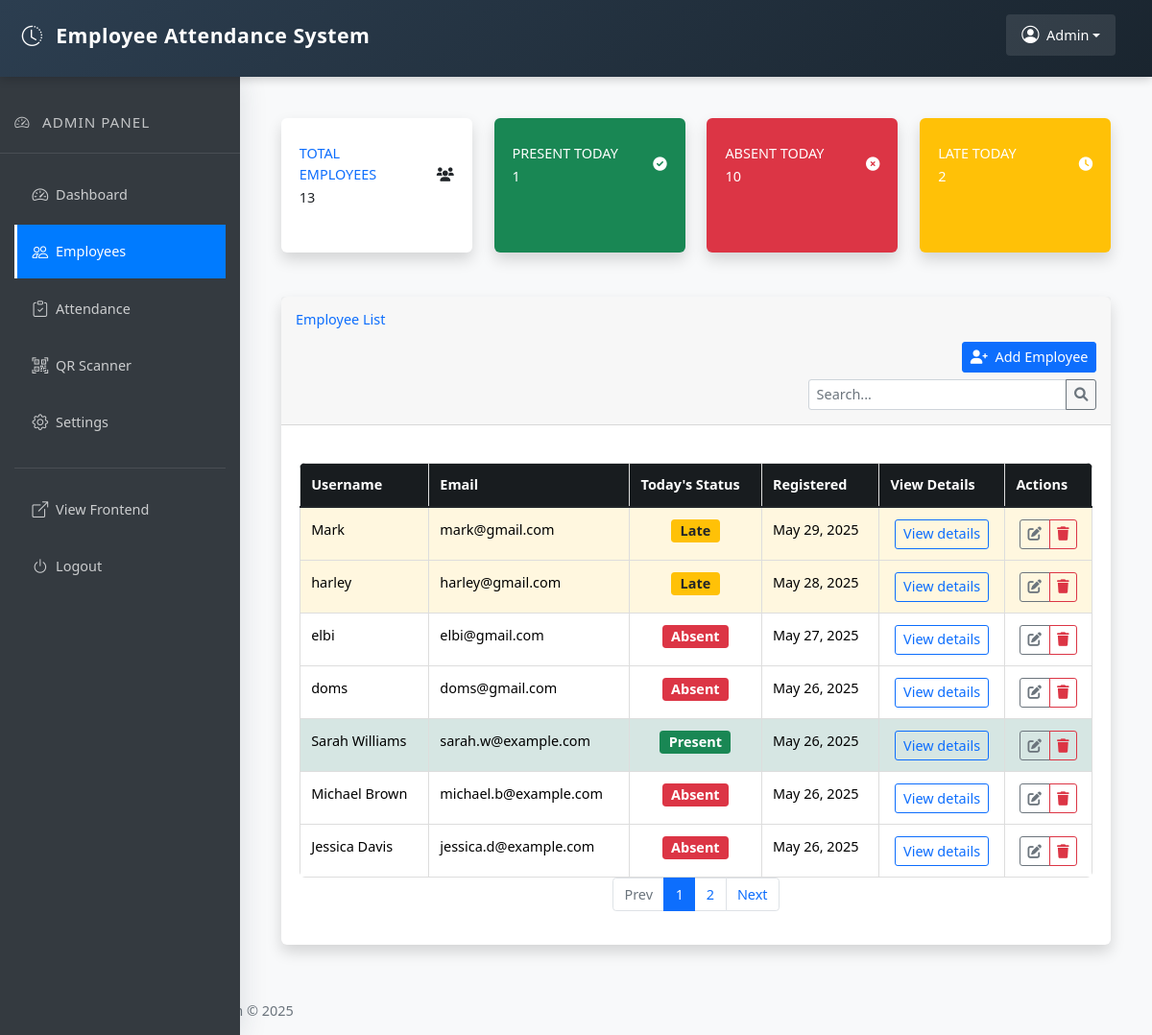
The app's page /views/admin/employees.php (signed in) with its own data.
### tables this page shows
CREATE TABLE `users` (
  `id` int(11) NOT NULL,
  `username` varchar(50) NOT NULL,
  `password` varchar(255) NOT NULL,
  `email` varchar(100) NOT NULL,
  `code` varchar(255) NOT NULL,
  `created_at` timestamp NOT NULL DEFAULT current_timestamp()
);

### views/admin/employees.php (the view, shortened to what this page needs)
<!DOCTYPE html>
<html lang="en">
<head>
    <link rel="stylesheet" href="../../assets/css/bootstrap.min.css">
    <link rel="stylesheet" href="../../assets/css/admin.css">
    <link rel="stylesheet" href="https://cdnjs.cloudflare.com/ajax/libs/font-awesome/6.0.0-beta3/css/all.min.css">
</head>
<body>
<?php
require_once '../../db/connect.php';
require_once '../../includes/admin/header.php';
require_once '../../includes/admin/sidebar.php';
$totalEmployees = $conn->query("SELECT COUNT(*) AS count FROM users")->fetch_assoc()['count'];
$today = date('Y-m-d');
$presentQuery = "SELECT COUNT(*) AS count FROM morning_time_log WHERE DATE(time_in) = ? AND status = 'present'";
$stmtPresent = $conn->prepare($presentQuery);
$stmtPresent->bind_param("s", $today);
$stmtPresent->execute();
$presentToday = $stmtPresent->get_result()->fetch_assoc()['count'];
$lateQuery = "SELECT COUNT(*) AS count FROM morning_time_log WHERE DATE(time_in) = ? AND status = 'late'";
$stmtLate = $conn->prepare($lateQuery);
$stmtLate->bind_param("s", $today);
$stmtLate->execute();
$lateToday = $stmtLate->get_result()->fetch_assoc()['count'];
$absentToday = $totalEmployees - ($presentToday + $lateToday);
$query = "SELECT u.*,
         (SELECT COUNT(*) FROM morning_time_log WHERE employee_id = u.id) AS attendance_count,
         (SELECT status FROM morning_time_log WHERE employee_id = u.id AND DATE(time_in) = CURDATE() LIMIT 1) AS today_status
         FROM users u ORDER BY created_at DESC";
$result = $conn->query($query);
?>
<div class="main-content">
    <div class="container-fluid mt-4">
        <div class="row mb-4">
            <div class="col-xl-3 col-md-6 mb-4">
                <div class="card border-left-primary shadow h-100 py-2">
                    <div class="card-body">
                        <div class="row no-gutters align-items-center">
                            <div class="col mr-2">
                                <div class="text-xs font-weight-bold text-primary text-uppercase mb-1">
                                    Total Employees</div>
                                <div class="h5 mb-0 font-weight-bold text-gray-800"><?php echo $totalEmployees; ?></div>
                            </div>
                            <div class="col-auto">
                                <i class="fas fa-users fa-2x text-gray-300"></i>
                            </div>
                        </div>
                    </div>
                </div>
            </div>
            <div class="col-xl-3 col-md-6 mb-4">
                <div class="card bg-success text-white shadow h-100 py-2">
                    <div class="card-body">
                        <div class="row no-gutters align-items-center">
                            <div class="col mr-2">
                                <div class="text-xs font-weight-bold text-uppercase mb-1">
                                    Present Today</div>
                                <div class="h5 mb-0 font-weight-bold"><?php echo $presentToday; ?></div>
                            </div>
                            <div class="col-auto">
                                <i class="fas fa-check-circle fa-2x"></i>
                            </div>
                        </div>
                    </div>
                </div>
            </div>
            <div class="col-xl-3 col-md-6 mb-4">
                <div class="card bg-danger text-white shadow h-100 py-2">
                    <div class="card-body">
                        <div class="row no-gutters align-items-center">
                            <div class="col mr-2">
                                <div class="text-xs font-weight-bold text-uppercase mb-1">
                                    Absent Today</div>
                                <div class="h5 mb-0 font-weight-bold"><?php echo $absentToday; ?></div>
                            </div>
                            <div class="col-auto">
                                <i class="fas fa-times-circle fa-2x"></i>
                            </div>
                        </div>
                    </div>
                </div>
            </div>
            <div class="col-xl-3 col-md-6 mb-4">
                <div class="card bg-warning text-white shadow h-100 py-2">
                    <div class="card-body">
                        <div class="row no-gutters align-items-center">
                            <div class="col mr-2">
                                <div class="text-xs font-weight-bold text-uppercase mb-1">
                                    Late Today</div>
                                <div class="h5 mb-0 font-weight-bold"><?php echo $lateToday; ?></div>
                            </div>
                            <div class="col-auto">
                                <i class="fas fa-clock fa-2x"></i>
                            </div>
                        </div>
                    </div>
                </div>
            </div>
        </div>
        <div class="card shadow mb-4">
            <div class="card-header py-3">
                <div class="d-flex flex-row align-items-center justify-content-between">
                    <h6 class="m-0 font-weight-bold text-primary">Employee List</h6>
                </div>
                <div class="d-flex justify-content-end align-items-center mt-3 mb-2">
                    <button class="btn btn-sm btn-primary" data-bs-toggle="modal" data-bs-target="#addEmployeeModal">
                        <i class="fas fa-user-plus me-1"></i> Add Employee
                    </button>
                </div>
                <div class="table-searchbar">
                    <div class="input-group" style="width: 300px;">
                        <input type="text" id="searchEmployee" class="form-control form-control-sm" placeholder="Search...">
                        <button class="btn btn-outline-secondary btn-sm" type="button">
                            <i class="fas fa-search"></i>
                        </button>
                    </div>
                </div>
            </div>
            <div class="card-body">
                <div class="table-responsive">
                    <table class="table" id="employeeTable" width="100%" cellspacing="0" style="border-radius: 6px; overflow: hidden;">
                        <thead>
                            <tr style="background: #181c1f;">
                                <th class="text-white">Username</th>
                                <th class="text-white">Email</th>
                                <th class="text-white">Today's Status</th>
                                <th class="text-white">Registered</th>
                                <th class="text-white">View Details</th>
                                <th class="text-white">Actions</th>
                            </tr>
                        </thead>
                        <tbody>
                            <?php if ($result && $result->num_rows > 0): ?>
                                <?php while ($row = $result->fetch_assoc()): ?>
                                    <tr
                                        <?php
                                            if (isset($row['today_status'])) {
                                                if ($row['today_status'] === 'present') {
                                                    echo 'style="background: #d6e6e3;"';
                                                } elseif ($row['today_status'] === 'late') {
                                                    echo 'style="background: #fff7df;"';
                                                } elseif ($row['today_status'] === 'absent') {
                                                    echo 'style="background: #ffeaea;"';
                                                }
                                            }
                                        ?>
                                    >
                                        <td><?php echo htmlspecialchars($row['username']); ?></td>
                                        <td><?php echo htmlspecialchars($row['email']); ?></td>
                                        <td class="text-center">
                                            <?php
                                            if (isset($row['today_status'])) {
                                                if ($row['today_status'] === 'present') {
                                                    echo '<span class="badge bg-success">Present</span>';
                                                } elseif ($row['today_status'] === 'late') {
                                                    echo '<span class="badge bg-warning text-dark">Late</span>';
                                                } elseif ($row['today_status'] === 'absent') {
                                                    echo '<span class="badge bg-danger">Absent</span>';
                                                }
                                            } else {
                                                echo '<span class="badge bg-danger">Absent</span>';
                                            }
                                            ?>
                                        </td>
                                        <td><?php echo date('M d, Y', strtotime($row['created_at'])); ?></td>
                                        <td class="text-center">
                                            <button class="btn btn-sm btn-outline-primary view-details"
                                                    data-employee-id="<?php echo $row['id']; ?>"
                                                    data-bs-toggle="modal"
                                                    data-bs-target="#employeeDetailsModal">
                                                View details
                                            </button>
                                        </td>
                                        <td class="text-center">
                                            <div class="btn-group">
                                                <button class="btn btn-sm btn-outline-secondary edit-employee"
                                                        data-employee-id="<?php echo $row['id']; ?>"
                                                        data-bs-toggle="modal"
                                                        data-bs-target="#editEmployeeModal">
                                                    <i class="fas fa-edit"></i>
                                                </button>
                                                <button class="btn btn-sm btn-outline-danger delete-employee"
                                                        data-employee-id="<?php echo $row['id']; ?>"
                                                        data-employee-name="<?php echo htmlspecialchars($row['username']); ?>"
                                                        data-bs-toggle="modal"
                                                        data-bs-target="#deleteEmployeeModal">
                                                    <i class="fas fa-trash"></i>
                                                </button>
                                            </div>
                                        </td>
                                    </tr>
                                <?php endwhile; ?>
                            <?php else: ?>
                                <tr>
                                    <td colspan="6" class="text-center">No employees found</td>
                                </tr>
                            <?php endif; ?>
                        </tbody>
                    </table>
                </div>
                <nav>
                    <ul class="pagination justify-content-center" id="employeeTablePagination"></ul>
                </nav>
            </div>
        </div>
    </div>
</div>
<?php require_once '../../includes/admin/footer.php'; ?>
</body>
</html>

### assets/css/admin.css (style rules this page uses)
body { font-family: Arial, sans-serif; background-color: #f4f4f4; margin: 0; padding: 0; }
.main-content { margin-left: 250px; padding: 20px; }
.card { box-shadow: 0 0 10px rgba(0,0,0,0.1); }
.table { width: 100%; border-collapse: collapse; margin: 20px 0; }
.table th, .table td { border: 1px solid #ddd; padding: 8px; }
.table th { background-color: #4CAF50; color: white; }

### views/admin/employees.php (style rules this page uses)
html, body { overflow: hidden !important; height: 100%; }
body { position: relative; }
.table-responsive { max-height: 80vh; min-height: 300px; overflow-y: auto; }
.table-searchbar { display: flex; justify-content: flex-end; align-items: center; }

### includes/admin/header.php (style rules this page uses)
html, body { padding: 0; margin: 0; height: 100%; overflow-x: hidden; background-color: #f8f9fa; font-size: 0.95rem !important; }
.main-content { margin-top: 80px; margin-left: 250px; padding: 20px; min-height: calc(100vh - 80px); transition: margin-left 0.3s; position: relative; background-color: #f8f9fa; z-index: 5; font-size: 0.95rem !important; }
.main-content h2, .main-content h3, .main-content h4, .main-content h5, .main-content h6 { margin-bottom: 1rem; }
.main-content .card { margin-bottom: 1.5rem; }
.main-content .table th, .main-content .table td { padding: 0.75rem; font-size: 0.95rem !important; }
.main-content .form-control { font-size: 0.95rem !important; }
.main-content .btn { font-size: 0.95rem !important; }
.card-body { padding: 1.25rem; }
.table { margin-bottom: 0; font-size: 0.95rem !important; }
.card { box-shadow: 0 4px 6px rgba(0,0,0,0.1); border: none; margin-bottom: 20px; border-radius: 6px; }

### includes/admin/sidebar.php (style rules this page uses)
.sidebar, .main-content { font-size: 0.95rem !important; }

### records on screen
users: username "Mark", email "mark@gmail.com", shows "Late", created_at "May 29, 2025"
users: username "harley", email "harley@gmail.com", shows "Late", created_at "May 28, 2025"
users: username "elbi", email "elbi@gmail.com", shows "Absent", created_at "May 27, 2025"
users: username "doms", email "doms@gmail.com", shows "Absent", created_at "May 26, 2025"
users: username "Sarah Williams", email "sarah.w@example.com", shows "Present", created_at "May 26, 2025"
users: username "Michael Brown", email "michael.b@example.com", shows "Absent", created_at "May 26, 2025"
users: username "Jessica Davis", email "jessica.d@example.com", shows "Absent", created_at "May 26, 2025"

### other values on screen
$totalEmployees "13"
$presentToday "1"
$absentToday "10"
$lateToday "2"
